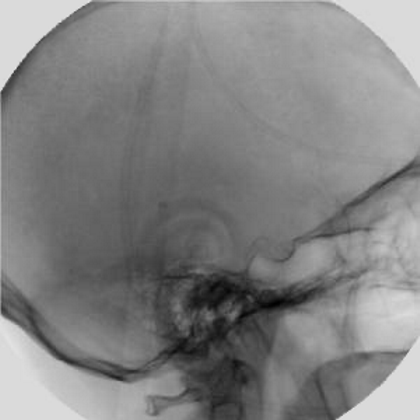
%> input picture Chapter2/Fig2-28/Fig0228A.tif, 420 x 420 px
$ octave CH2HW6.m   (GNU Octave 9; MATLAB toolbox functions it lacks are replaced by stand-ins)
%> lines starting %> are read from the running program, lines starting %| are printed output that depends on the picture
% -------------------------------------
% Author:   Hadi Khaghani - 9644374107 (hadi@khaqani.com)
% -------------------------------------
clc
clear all

% Read Images
A = imread('Fig0228A.tif');
%> A is the input picture: size 420x420 uint8; min 0, max 234, mean 130.7
B = imread('Fig0228B.tif');
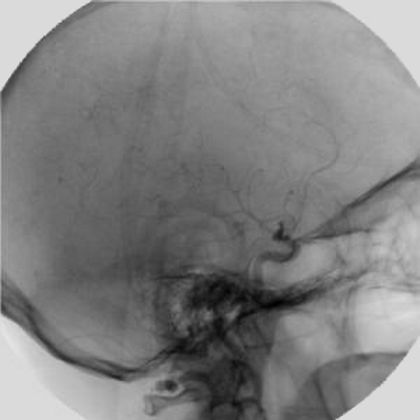
%> input picture Chapter2/Fig2-28/Fig0228B.tif, 420 x 420 px
%> B is the input picture: size 420x420 uint8; min 0, max 229, mean 129.3

C = uint8(double(B) - double(A) + 127);
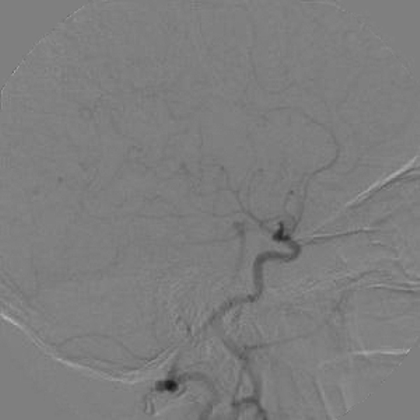
%> C: size 420x420 uint8; min 23, max 179, mean 125.6
D = adapthisteq(C);
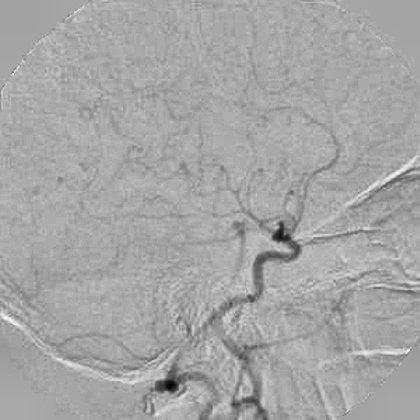
%> D: size 420x420 uint8; min 0, max 255, mean 165.5

% Show and Write Image
figure, imshow(C), title('C'), imwrite(C, 'C.tif');
figure, imshow(D), title('D'), imwrite(D, 'D.tif');
fprintf('Processing Done...\n');
